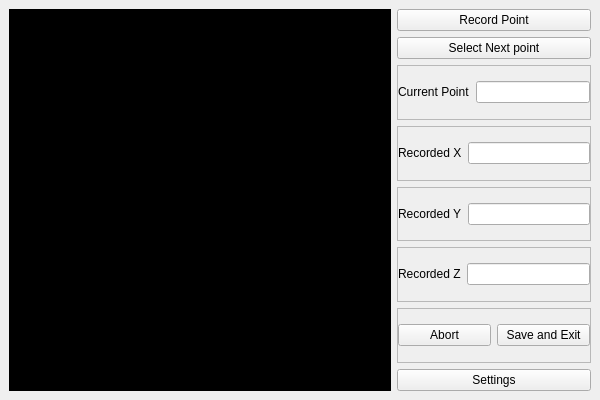
<?xml version="1.0" encoding="UTF-8"?>
<ui version="4.0">
 <class>Calibration</class>
 <widget class="QMainWindow" name="Calibration">
  <property name="geometry">
   <rect>
    <x>0</x>
    <y>0</y>
    <width>600</width>
    <height>400</height>
   </rect>
  </property>
  <property name="sizePolicy">
   <sizepolicy hsizetype="Fixed" vsizetype="Fixed">
    <horstretch>0</horstretch>
    <verstretch>0</verstretch>
   </sizepolicy>
  </property>
  <property name="minimumSize">
   <size>
    <width>600</width>
    <height>400</height>
   </size>
  </property>
  <property name="maximumSize">
   <size>
    <width>600</width>
    <height>400</height>
   </size>
  </property>
  <property name="windowTitle">
   <string>MainWindow</string>
  </property>
  <widget class="QWidget" name="centralwidget">
   <layout class="QGridLayout" name="gridLayout">
    <item row="0" column="0">
     <widget class="QFrame" name="graphFrame">
      <property name="minimumSize">
       <size>
        <width>382</width>
        <height>382</height>
       </size>
      </property>
      <property name="styleSheet">
       <string notr="true">background-color: rgb(0, 0, 0);</string>
      </property>
      <property name="frameShape">
       <enum>QFrame::StyledPanel</enum>
      </property>
      <property name="frameShadow">
       <enum>QFrame::Raised</enum>
      </property>
     </widget>
    </item>
    <item row="0" column="3">
     <layout class="QGridLayout" name="gridLayout_2">
      <item row="4" column="0">
       <widget class="QFrame" name="yFrame">
        <property name="frameShape">
         <enum>QFrame::StyledPanel</enum>
        </property>
        <property name="frameShadow">
         <enum>QFrame::Raised</enum>
        </property>
        <layout class="QGridLayout" name="gridLayout_5">
         <property name="leftMargin">
          <number>0</number>
         </property>
         <property name="topMargin">
          <number>0</number>
         </property>
         <property name="rightMargin">
          <number>0</number>
         </property>
         <property name="bottomMargin">
          <number>0</number>
         </property>
         <item row="0" column="0">
          <widget class="QLabel" name="yLabel">
           <property name="text">
            <string>Recorded Y</string>
           </property>
          </widget>
         </item>
         <item row="0" column="1">
          <widget class="QLineEdit" name="yValue">
           <property name="acceptDrops">
            <bool>false</bool>
           </property>
           <property name="frame">
            <bool>true</bool>
           </property>
           <property name="readOnly">
            <bool>true</bool>
           </property>
          </widget>
         </item>
        </layout>
       </widget>
      </item>
      <item row="1" column="0">
       <widget class="QPushButton" name="nextPointButton">
        <property name="text">
         <string>Select Next point</string>
        </property>
       </widget>
      </item>
      <item row="0" column="0">
       <widget class="QPushButton" name="recordPointButton">
        <property name="text">
         <string>Record Point</string>
        </property>
       </widget>
      </item>
      <item row="6" column="0">
       <widget class="QFrame" name="saveAbortFrame">
        <property name="frameShape">
         <enum>QFrame::StyledPanel</enum>
        </property>
        <property name="frameShadow">
         <enum>QFrame::Raised</enum>
        </property>
        <layout class="QGridLayout" name="gridLayout_7">
         <property name="leftMargin">
          <number>0</number>
         </property>
         <property name="topMargin">
          <number>0</number>
         </property>
         <property name="rightMargin">
          <number>0</number>
         </property>
         <property name="bottomMargin">
          <number>0</number>
         </property>
         <item row="0" column="1">
          <widget class="QPushButton" name="saveAndExitButton">
           <property name="text">
            <string>Save and Exit</string>
           </property>
          </widget>
         </item>
         <item row="0" column="0">
          <widget class="QPushButton" name="abortButton">
           <property name="text">
            <string>Abort</string>
           </property>
          </widget>
         </item>
        </layout>
       </widget>
      </item>
      <item row="2" column="0">
       <widget class="QFrame" name="currentPointFrame">
        <property name="frameShape">
         <enum>QFrame::StyledPanel</enum>
        </property>
        <property name="frameShadow">
         <enum>QFrame::Raised</enum>
        </property>
        <layout class="QGridLayout" name="gridLayout_3">
         <property name="leftMargin">
          <number>0</number>
         </property>
         <property name="topMargin">
          <number>0</number>
         </property>
         <property name="rightMargin">
          <number>0</number>
         </property>
         <property name="bottomMargin">
          <number>0</number>
         </property>
         <item row="0" column="1">
          <widget class="QLineEdit" name="currentPointValue">
           <property name="acceptDrops">
            <bool>false</bool>
           </property>
           <property name="frame">
            <bool>true</bool>
           </property>
           <property name="readOnly">
            <bool>true</bool>
           </property>
          </widget>
         </item>
         <item row="0" column="0">
          <widget class="QLabel" name="currentPointLabel">
           <property name="text">
            <string>Current Point</string>
           </property>
          </widget>
         </item>
        </layout>
       </widget>
      </item>
      <item row="5" column="0">
       <widget class="QFrame" name="zFrame">
        <property name="frameShape">
         <enum>QFrame::StyledPanel</enum>
        </property>
        <property name="frameShadow">
         <enum>QFrame::Raised</enum>
        </property>
        <layout class="QGridLayout" name="gridLayout_6">
         <property name="leftMargin">
          <number>0</number>
         </property>
         <property name="topMargin">
          <number>0</number>
         </property>
         <property name="rightMargin">
          <number>0</number>
         </property>
         <property name="bottomMargin">
          <number>0</number>
         </property>
         <item row="0" column="1">
          <widget class="QLineEdit" name="zValue">
           <property name="acceptDrops">
            <bool>false</bool>
           </property>
           <property name="frame">
            <bool>true</bool>
           </property>
           <property name="readOnly">
            <bool>true</bool>
           </property>
          </widget>
         </item>
         <item row="0" column="0">
          <widget class="QLabel" name="zLabel">
           <property name="text">
            <string>Recorded Z</string>
           </property>
          </widget>
         </item>
        </layout>
       </widget>
      </item>
      <item row="7" column="0">
       <widget class="QPushButton" name="settingsButton">
        <property name="text">
         <string>Settings</string>
        </property>
       </widget>
      </item>
      <item row="3" column="0">
       <widget class="QFrame" name="xFrame">
        <property name="frameShape">
         <enum>QFrame::StyledPanel</enum>
        </property>
        <property name="frameShadow">
         <enum>QFrame::Raised</enum>
        </property>
        <layout class="QGridLayout" name="gridLayout_4">
         <property name="leftMargin">
          <number>0</number>
         </property>
         <property name="topMargin">
          <number>0</number>
         </property>
         <property name="rightMargin">
          <number>0</number>
         </property>
         <property name="bottomMargin">
          <number>0</number>
         </property>
         <item row="0" column="0">
          <widget class="QLabel" name="xLabel">
           <property name="text">
            <string>Recorded X</string>
           </property>
          </widget>
         </item>
         <item row="0" column="1">
          <widget class="QLineEdit" name="xValue">
           <property name="acceptDrops">
            <bool>false</bool>
           </property>
           <property name="frame">
            <bool>true</bool>
           </property>
           <property name="readOnly">
            <bool>true</bool>
           </property>
          </widget>
         </item>
        </layout>
       </widget>
      </item>
     </layout>
    </item>
   </layout>
  </widget>
 </widget>
 <resources/>
 <connections/>
</ui>
